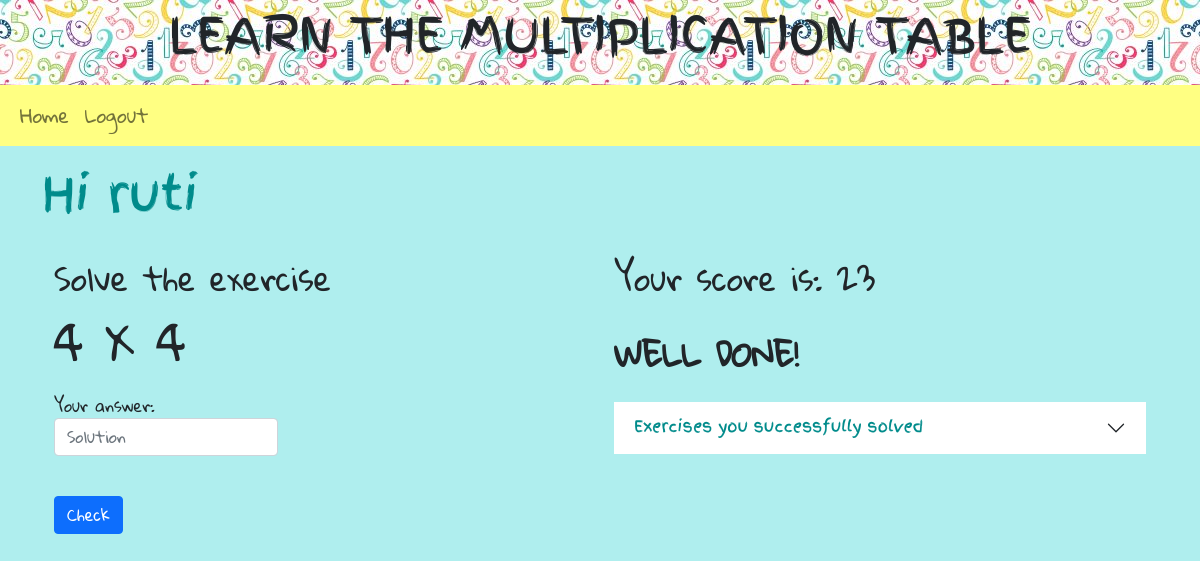
Page / (signed in) on the earlier database version.
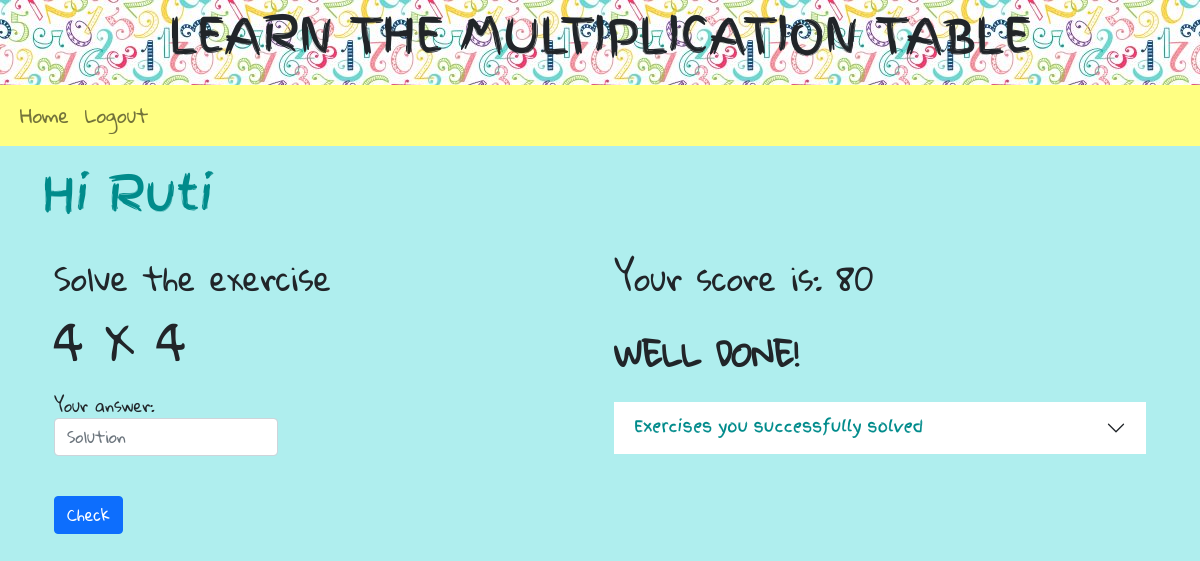
Same page on the later database version.
### model.py (models this page shows)
class User(db.Model, UserMixin):
    __tablename__ = "users"
    id = db.Column(db.Integer, primary_key=True)
    name = db.Column(db.String, nullable=False)
    password = db.Column(db.String, nullable=False)
    exercises = db.relationship("Exercise", secondary="user_exercises")

class Exercise(db.Model):
    __tablename__ = "exercises"
    id = db.Column(db.Integer, primary_key=True)
    ex = db.Column(db.String, nullable=False)
    answer = db.Column(db.Integer, nullable=False)
    score = db.Column(db.Integer, nullable=False)

### app.py (the view, shortened to what this page needs)
@app.route('/', methods=['GET', 'POST'])
@login_required
def home():
    if "current_question" not in session:
        session["current_question"] = "1"
    elif session["current_question"] not in exercises_dict:
        session.pop("current_question")
        return render_template("success.html", user=current_user)
    solved_exercises = User.query.filter_by(id=session["user_id"]).first().exercises
    solved = [exercise.ex for exercise in solved_exercises]
    score = sum([exercise.score for exercise in solved_exercises])
    return render_template("home.html", question=exercises_dict[session["current_question"]]["ex"], user=current_user, solved=solved, score=score)

### app.py (called while the page is built)
def create_login_manager(app):
    login_manager = LoginManager()
    login_manager.login_view = 'login'
    login_manager.init_app(app)
    @login_manager.user_loader
    def load_user(id):
        return User.query.get(int(id))

### templates/home.html (shortened to what this page needs)
{% extends "base.html" %}
{% block content %}
<h2>Hi {{ user.name }}</h2>
<br/>
<div class="container">
  <div class="row">
    <div class="col">
      <h3>Solve the exercise</h3>
      <form class="form" action="." method="POST">
        <div class="form-group">
          <span class="ex col-lg-2">{{ question }}</span>
          <div class="ans">
            <label for="answer">Your answer:</label>
            <input
              type ="text"
              class="form-control"
              id="answer"
              name="answer"
              placeholder="Solution"
            />
          </div>
        </div>
        <br/>
        <div>
          <button type="submit" class="btn btn-primary">Check</button>
        </div>
      </form>
    </div>
    <div class="col score">
      <h3>Your score is: {{ score }}</h3>
      <br/>
      <p>WELL DONE!</p>
      <div class="accordion-flush" id="accordionEx">
        <div class="accordion-item">
          <h2 class="accordion-header" id="flush-headingOne">
            <button class="accordion-button collapsed" type="button" data-bs-toggle="collapse" data-bs-target="#flush-collapseOne" aria-expanded="false" aria-controls="flush-collapseOne">
              Exercises you successfully solved
            </button>
          </h2>
        </div>
      </div>
    </div>
  </div>
</div>
<br/>
{% endblock %}

### templates/base.html (shortened to what this page needs)
<!DOCTYPE html>
<html lang="en">
<head>
    <link
      href="https://cdn.jsdelivr.net/npm/bootstrap@5.1.3/dist/css/bootstrap.min.css"
      rel="stylesheet"
>
    <link href="{{url_for('static', filename = 'styles.css')}}" rel="stylesheet" type="text/css">
</head>
<body>
  <header>
    <h1>LEARN THE MULTIPLICATION TABLE</h1>
  </header>
  <nav class="navbar navbar-expand-lg navbar-light">
    <div class="container-fluid">
      <div class="collapse navbar-collapse" id="navbarNavAltMarkup">
        <div class="navbar-nav">
          {% if user.is_authenticated %}
          <a class="nav-link" href="/">Home</a>
          <a class="nav-link" href="/logout">Logout</a>
          {% else %}
          <a class="nav-link" href="/login">Login</a>
          <a class="nav-link" href="/sign-up">Sign Up</a>
          {% endif %}
        </div>
      </div>
    </div>
  </nav>
  <div class="container">
    {% block content %}
    {% endblock %}
  </div>
</body>
</html>

### static/styles.css (style rules this page uses)
header { overflow: hidden; background-image: url('background.jpg'); }
header h1 { font-family: 'finger_paintregular'; font-size: 3em; padding: 0.2em; text-align: center; }
h2 { font-family: 'finger_paintregular'; font-size: 3em; color: darkcyan; margin-top: 0.5em; }
h3 { font-size: 2em; }
p { font-weight: bolder; font-size: 2em; }
body { font-size: 1em; font-family: 'gloria_hallelujahregular'; background-color: paleturquoise; }
.form-control { width: fit-content; }
.ex { font-size: 3em; margin-top: 2em; margin-bottom: 2em; }
.navbar { background-color: rgb(255, 255, 130); font-size: 1.2em; }
.accordion-button { color: darkcyan; }
.score { padding-left: 1em; }
.form-group { padding-bottom: 1em; }
.ans { padding-top: 1em; }

Differences in the rows shown:
changed User: name "ruti" → "Ruti"
Other differences:
{{ score }}: "23" → "80"
